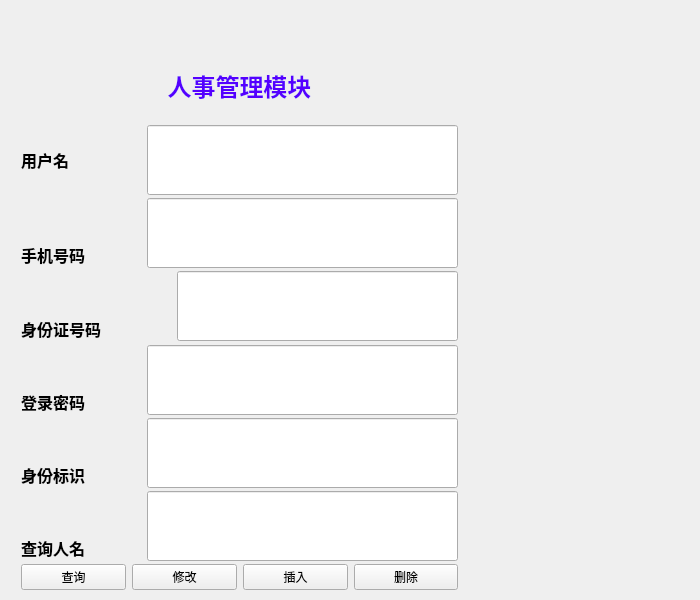
<?xml version="1.0" encoding="UTF-8"?>
<ui version="4.0">
 <class>Widget</class>
 <widget class="QWidget" name="Widget">
  <property name="geometry">
   <rect>
    <x>0</x>
    <y>0</y>
    <width>700</width>
    <height>600</height>
   </rect>
  </property>
  <property name="windowTitle">
   <string>Widget</string>
  </property>
  <widget class="QWidget" name="layoutWidget">
   <property name="geometry">
    <rect>
     <x>10</x>
     <y>40</y>
     <width>459</width>
     <height>561</height>
    </rect>
   </property>
   <layout class="QGridLayout" name="gridLayout">
    <item row="0" column="0" colspan="2">
     <layout class="QVBoxLayout" name="verticalLayout">
      <item>
       <widget class="QLabel" name="label">
        <property name="minimumSize">
         <size>
          <width>60</width>
          <height>70</height>
         </size>
        </property>
        <property name="text">
         <string>&lt;html&gt;&lt;head/&gt;&lt;body&gt;&lt;p align=&quot;center&quot;&gt;&lt;span style=&quot; font-size:18pt; font-weight:600; color:#5500ff;&quot;&gt;人事管理模块&lt;/span&gt;&lt;/p&gt;&lt;/body&gt;&lt;/html&gt;</string>
        </property>
       </widget>
      </item>
      <item>
       <layout class="QHBoxLayout" name="horizontalLayout">
        <item>
         <widget class="QLabel" name="label_2">
          <property name="minimumSize">
           <size>
            <width>120</width>
            <height>70</height>
           </size>
          </property>
          <property name="text">
           <string>&lt;html&gt;&lt;head/&gt;&lt;body&gt;&lt;p&gt;&lt;span style=&quot; font-size:12pt; font-weight:600;&quot;&gt;用户名&lt;/span&gt;&lt;/p&gt;&lt;/body&gt;&lt;/html&gt;</string>
          </property>
         </widget>
        </item>
        <item>
         <widget class="QLineEdit" name="lineEdit">
          <property name="minimumSize">
           <size>
            <width>0</width>
            <height>70</height>
           </size>
          </property>
         </widget>
        </item>
       </layout>
      </item>
      <item>
       <layout class="QHBoxLayout" name="horizontalLayout_2">
        <item>
         <widget class="QLabel" name="label_3">
          <property name="minimumSize">
           <size>
            <width>120</width>
            <height>70</height>
           </size>
          </property>
          <property name="maximumSize">
           <size>
            <width>58</width>
            <height>22</height>
           </size>
          </property>
          <property name="text">
           <string>&lt;html&gt;&lt;head/&gt;&lt;body&gt;&lt;p&gt;&lt;span style=&quot; font-size:12pt; font-weight:600;&quot;&gt;手机号码&lt;/span&gt;&lt;/p&gt;&lt;/body&gt;&lt;/html&gt;</string>
          </property>
         </widget>
        </item>
        <item>
         <widget class="QLineEdit" name="lineEdit_2">
          <property name="minimumSize">
           <size>
            <width>0</width>
            <height>70</height>
           </size>
          </property>
         </widget>
        </item>
       </layout>
      </item>
      <item>
       <layout class="QHBoxLayout" name="horizontalLayout_3">
        <item>
         <widget class="QLabel" name="label_4">
          <property name="minimumSize">
           <size>
            <width>150</width>
            <height>70</height>
           </size>
          </property>
          <property name="maximumSize">
           <size>
            <width>72</width>
            <height>22</height>
           </size>
          </property>
          <property name="text">
           <string>&lt;html&gt;&lt;head/&gt;&lt;body&gt;&lt;p&gt;&lt;span style=&quot; font-size:12pt; font-weight:600;&quot;&gt;身份证号码&lt;/span&gt;&lt;/p&gt;&lt;/body&gt;&lt;/html&gt;</string>
          </property>
         </widget>
        </item>
        <item>
         <widget class="QLineEdit" name="lineEdit_3">
          <property name="minimumSize">
           <size>
            <width>0</width>
            <height>70</height>
           </size>
          </property>
         </widget>
        </item>
       </layout>
      </item>
      <item>
       <layout class="QHBoxLayout" name="horizontalLayout_4">
        <item>
         <widget class="QLabel" name="label_5">
          <property name="minimumSize">
           <size>
            <width>120</width>
            <height>70</height>
           </size>
          </property>
          <property name="maximumSize">
           <size>
            <width>58</width>
            <height>22</height>
           </size>
          </property>
          <property name="text">
           <string>&lt;html&gt;&lt;head/&gt;&lt;body&gt;&lt;p&gt;&lt;span style=&quot; font-size:12pt; font-weight:600;&quot;&gt;登录密码&lt;/span&gt;&lt;/p&gt;&lt;/body&gt;&lt;/html&gt;</string>
          </property>
         </widget>
        </item>
        <item>
         <widget class="QLineEdit" name="lineEdit_4">
          <property name="minimumSize">
           <size>
            <width>0</width>
            <height>70</height>
           </size>
          </property>
         </widget>
        </item>
       </layout>
      </item>
      <item>
       <layout class="QHBoxLayout" name="horizontalLayout_5">
        <item>
         <widget class="QLabel" name="label_6">
          <property name="minimumSize">
           <size>
            <width>120</width>
            <height>70</height>
           </size>
          </property>
          <property name="maximumSize">
           <size>
            <width>58</width>
            <height>22</height>
           </size>
          </property>
          <property name="text">
           <string>&lt;html&gt;&lt;head/&gt;&lt;body&gt;&lt;p&gt;&lt;span style=&quot; font-size:12pt; font-weight:600;&quot;&gt;身份标识&lt;/span&gt;&lt;/p&gt;&lt;/body&gt;&lt;/html&gt;</string>
          </property>
         </widget>
        </item>
        <item>
         <widget class="QLineEdit" name="lineEdit_5">
          <property name="minimumSize">
           <size>
            <width>0</width>
            <height>70</height>
           </size>
          </property>
         </widget>
        </item>
       </layout>
      </item>
      <item>
       <layout class="QHBoxLayout" name="horizontalLayout_6">
        <item>
         <widget class="QLabel" name="label_7">
          <property name="minimumSize">
           <size>
            <width>120</width>
            <height>70</height>
           </size>
          </property>
          <property name="maximumSize">
           <size>
            <width>58</width>
            <height>22</height>
           </size>
          </property>
          <property name="text">
           <string>&lt;html&gt;&lt;head/&gt;&lt;body&gt;&lt;p&gt;&lt;span style=&quot; font-size:12pt; font-weight:600;&quot;&gt;查询人名&lt;/span&gt;&lt;/p&gt;&lt;/body&gt;&lt;/html&gt;</string>
          </property>
         </widget>
        </item>
        <item>
         <widget class="QLineEdit" name="lineEdit_6">
          <property name="minimumSize">
           <size>
            <width>0</width>
            <height>70</height>
           </size>
          </property>
         </widget>
        </item>
       </layout>
      </item>
     </layout>
    </item>
    <item row="1" column="0">
     <layout class="QHBoxLayout" name="horizontalLayout_7">
      <item>
       <widget class="QPushButton" name="pushButton">
        <property name="minimumSize">
         <size>
          <width>43</width>
          <height>0</height>
         </size>
        </property>
        <property name="text">
         <string>查询</string>
        </property>
       </widget>
      </item>
      <item>
       <widget class="QPushButton" name="pushButton_2">
        <property name="text">
         <string>修改</string>
        </property>
       </widget>
      </item>
     </layout>
    </item>
    <item row="1" column="1">
     <layout class="QHBoxLayout" name="horizontalLayout_8">
      <item>
       <widget class="QPushButton" name="pushButton_3">
        <property name="text">
         <string>插入</string>
        </property>
       </widget>
      </item>
      <item>
       <widget class="QPushButton" name="pushButton_4">
        <property name="text">
         <string>删除</string>
        </property>
       </widget>
      </item>
     </layout>
    </item>
   </layout>
  </widget>
 </widget>
 <layoutdefault spacing="6" margin="11"/>
 <resources/>
 <connections/>
</ui>
